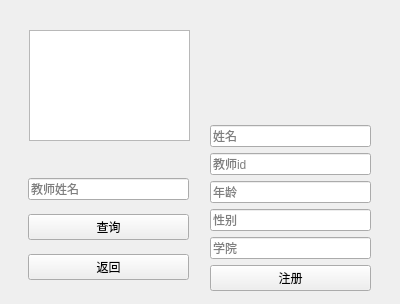
<?xml version="1.0" encoding="UTF-8"?>
<ui version="4.0">
 <class>Form</class>
 <widget class="QWidget" name="Form">
  <property name="geometry">
   <rect>
    <x>0</x>
    <y>0</y>
    <width>400</width>
    <height>304</height>
   </rect>
  </property>
  <property name="windowTitle">
   <string>教师队伍</string>
  </property>
  <widget class="QWidget" name="verticalLayoutWidget">
   <property name="geometry">
    <rect>
     <x>210</x>
     <y>20</y>
     <width>161</width>
     <height>271</height>
    </rect>
   </property>
   <layout class="QVBoxLayout" name="verticalLayout">
    <item>
     <widget class="QLabel" name="label_2">
      <property name="styleSheet">
       <string notr="true">border-image: url(:/picture/HIT_picture(9).jpg);</string>
      </property>
      <property name="text">
       <string/>
      </property>
     </widget>
    </item>
    <item>
     <widget class="QLineEdit" name="lineEdit">
      <property name="placeholderText">
       <string>姓名</string>
      </property>
     </widget>
    </item>
    <item>
     <widget class="QLineEdit" name="lineEdit_2">
      <property name="placeholderText">
       <string>教师id</string>
      </property>
     </widget>
    </item>
    <item>
     <widget class="QLineEdit" name="lineEdit_3">
      <property name="placeholderText">
       <string>年龄</string>
      </property>
     </widget>
    </item>
    <item>
     <widget class="QLineEdit" name="lineEdit_4">
      <property name="placeholderText">
       <string>性别</string>
      </property>
     </widget>
    </item>
    <item>
     <widget class="QLineEdit" name="lineEdit_5">
      <property name="placeholderText">
       <string>学院</string>
      </property>
     </widget>
    </item>
    <item>
     <widget class="QPushButton" name="pushButton">
      <property name="text">
       <string>注册</string>
      </property>
     </widget>
    </item>
   </layout>
  </widget>
  <widget class="QWidget" name="verticalLayoutWidget_2">
   <property name="geometry">
    <rect>
     <x>28</x>
     <y>170</y>
     <width>161</width>
     <height>121</height>
    </rect>
   </property>
   <layout class="QVBoxLayout" name="verticalLayout_2">
    <item>
     <widget class="QLineEdit" name="lineEdit_6">
      <property name="placeholderText">
       <string>教师姓名</string>
      </property>
     </widget>
    </item>
    <item>
     <widget class="QPushButton" name="pushButton_2">
      <property name="text">
       <string>查询</string>
      </property>
     </widget>
    </item>
    <item>
     <widget class="QPushButton" name="pushButton_3">
      <property name="text">
       <string>返回</string>
      </property>
     </widget>
    </item>
   </layout>
  </widget>
  <widget class="QWidget" name="verticalLayoutWidget_3">
   <property name="geometry">
    <rect>
     <x>29</x>
     <y>30</y>
     <width>161</width>
     <height>111</height>
    </rect>
   </property>
   <layout class="QVBoxLayout" name="verticalLayout_3">
    <item>
     <widget class="QTextBrowser" name="textBrowser"/>
    </item>
   </layout>
  </widget>
 </widget>
 <resources>
  <include location="../picture/picture.qrc"/>
 </resources>
 <connections/>
</ui>
